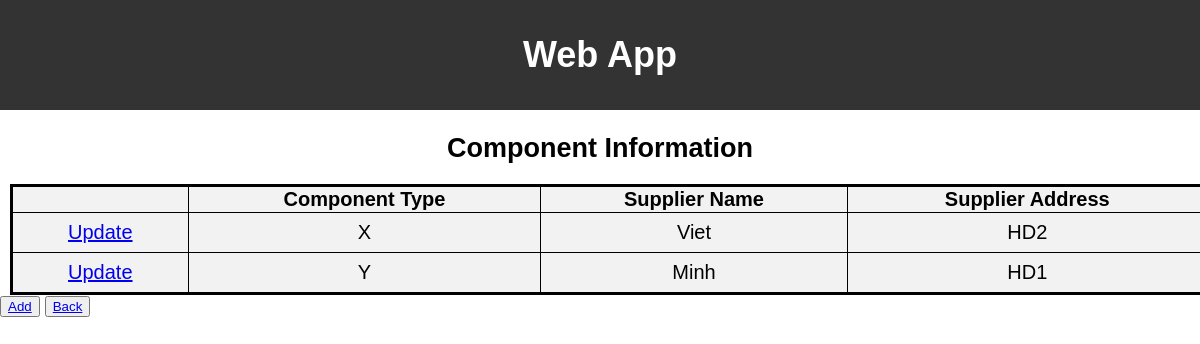
The page /manager/component on the database as committed earlier.
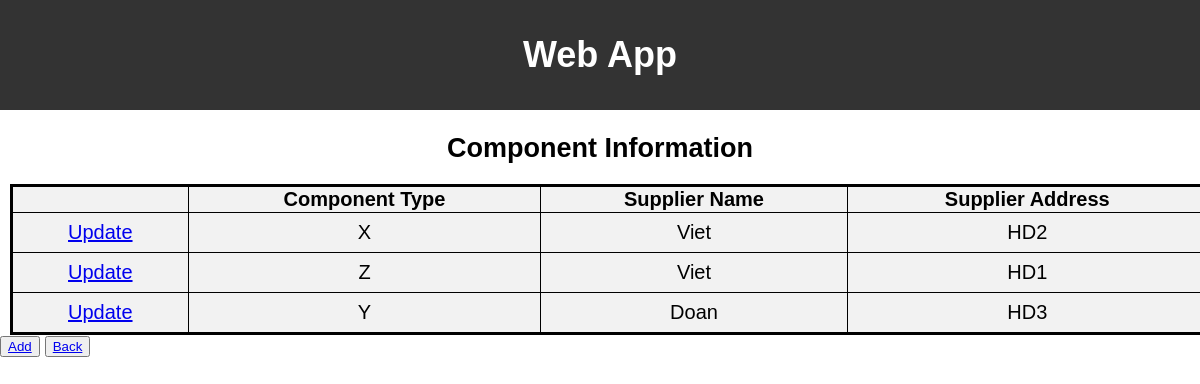
The same page on the database as committed later.
### myproject/models.py (models this page shows)
class Component(models.Model):
    component_type = models.CharField(max_length=100)
    supplier_name = models.CharField(max_length=100)
    supplier_address = models.CharField(max_length=100)

### myproject/views.py (the view)
# urls.py: path("manager/component", views.Component_.main, name="manager/component"),
    def main(request):
        list_component = Component.objects.all()
        context = {"list_component": list_component}
        return render(request, "myproject/component/main.html", context)

### myproject/templates/myproject/component/main.html (shortened to what this page needs)
<!DOCTYPE html>
<html lang="en">
<head>
    {% load static %}
    <link rel="stylesheet" href="{% static 'css/component/main.css' %}">
</head>
<body>
    <header>
        <h1 >Web App</h1>
    </header>
    <h2 > Component Information </h2>
{% if list_component %}
    <table border="1">
        <tr>
            <th></th>
            <th>Component Type</th>
            <th>Supplier Name</th>
            <th>Supplier Address</th>
        </tr>
    {% for component in list_component %}
        <tr>
            <td><a href="component/{{ component.component_type }}/">{{"Update"}}</a></td>
            <td>{{ component.component_type }}</td>
            <td>{{ component.supplier_name }}</td>
            <td>{{ component.supplier_address }}</td>
        </tr>
    {% endfor %}
    </table>
{% else %}
<p id = note>No components are available.</p>
{% endif %}
<button><a href="component/add">Add</a></button>
<button><a href="/manager">Back</a></button>
</body>
</html>

### myproject/static/css/component/main.css (style rules this page uses)
body { font-family: Arial, sans-serif; margin: 0; padding: 0; box-sizing: border-box; background-image: url('Pic.use/background.jpg'); font-size: large; }
table { width: 100%; border-collapse: collapse; background-color: #f2f2f2; font-size: 20px; margin-left: 10px; margin-right: 10px; border: 3px solid black; margin-top: 10px; }
td { border: 1px solid black; padding: 8px; text-align: center; }
header { background-color: #333; color: #fff; padding: 10px 0; text-align: center; background-image: none; }
h2 { text-align: center; margin-bottom: 20px; }

Rows that differ between the two databases and show on the page:
removed Component: value "Update", component_type "Y", supplier_name "Minh", supplier_address "HD1"
added Component: value "Update", component_type "Z", supplier_name "Viet", supplier_address "HD1"
added Component: value "Update", component_type "Y", supplier_name "Doan", supplier_address "HD3"
